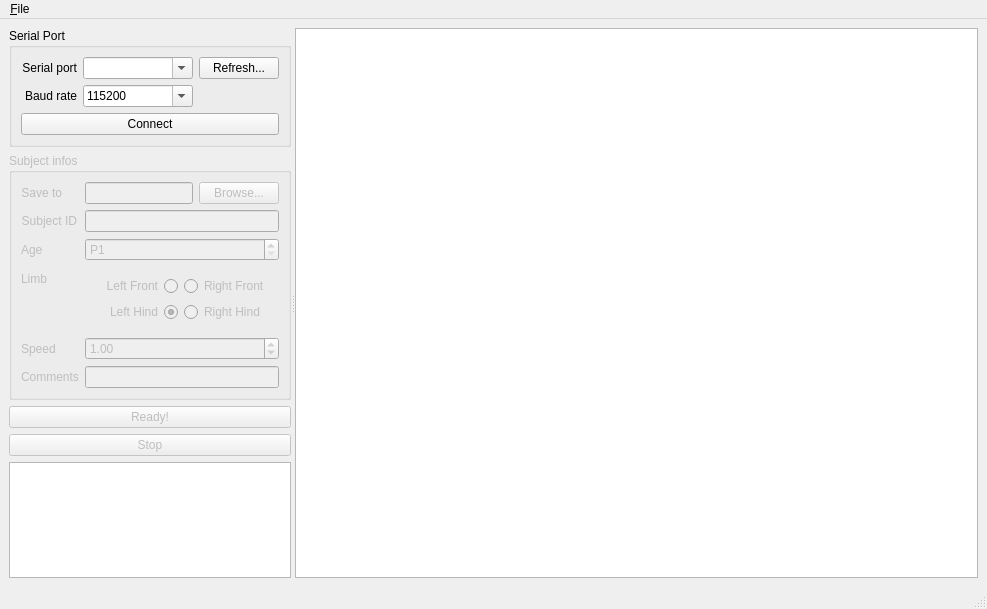
<?xml version="1.0" encoding="UTF-8"?>
<ui version="4.0">
 <class>MainWindow</class>
 <widget class="QMainWindow" name="MainWindow">
  <property name="geometry">
   <rect>
    <x>0</x>
    <y>0</y>
    <width>987</width>
    <height>609</height>
   </rect>
  </property>
  <property name="windowTitle">
   <string>MainWindow</string>
  </property>
  <widget class="QWidget" name="centralwidget">
   <layout class="QHBoxLayout" name="horizontalLayout">
    <item>
     <widget class="QSplitter" name="splitter">
      <property name="sizePolicy">
       <sizepolicy hsizetype="Expanding" vsizetype="Expanding">
        <horstretch>0</horstretch>
        <verstretch>0</verstretch>
       </sizepolicy>
      </property>
      <property name="orientation">
       <enum>Qt::Horizontal</enum>
      </property>
      <property name="childrenCollapsible">
       <bool>false</bool>
      </property>
      <widget class="QWidget" name="layoutWidget">
       <layout class="QVBoxLayout" name="verticalLayout" stretch="0,0,0,0,0">
        <item>
         <widget class="QGroupBox" name="serialGroupBox">
          <property name="title">
           <string>Serial Port</string>
          </property>
          <layout class="QGridLayout" name="gridLayout_2" rowstretch="0,0,0,0" columnstretch="0,1,0">
           <property name="leftMargin">
            <number>9</number>
           </property>
           <item row="0" column="2">
            <widget class="QPushButton" name="refreshSerialButton">
             <property name="text">
              <string>Refresh...</string>
             </property>
            </widget>
           </item>
           <item row="0" column="0">
            <widget class="QLabel" name="label_3">
             <property name="text">
              <string>Serial port</string>
             </property>
             <property name="alignment">
              <set>Qt::AlignRight|Qt::AlignTrailing|Qt::AlignVCenter</set>
             </property>
            </widget>
           </item>
           <item row="2" column="0">
            <widget class="QLabel" name="label_4">
             <property name="text">
              <string>Baud rate</string>
             </property>
             <property name="alignment">
              <set>Qt::AlignRight|Qt::AlignTrailing|Qt::AlignVCenter</set>
             </property>
            </widget>
           </item>
           <item row="0" column="1">
            <widget class="QComboBox" name="serialPortsComboBox">
             <property name="editable">
              <bool>true</bool>
             </property>
            </widget>
           </item>
           <item row="2" column="1">
            <widget class="QComboBox" name="baudRateComboBox">
             <property name="editable">
              <bool>true</bool>
             </property>
             <property name="currentIndex">
              <number>5</number>
             </property>
             <item>
              <property name="text">
               <string>9600</string>
              </property>
             </item>
             <item>
              <property name="text">
               <string>14400</string>
              </property>
             </item>
             <item>
              <property name="text">
               <string>19200</string>
              </property>
             </item>
             <item>
              <property name="text">
               <string>38400</string>
              </property>
             </item>
             <item>
              <property name="text">
               <string>57600</string>
              </property>
             </item>
             <item>
              <property name="text">
               <string>115200</string>
              </property>
             </item>
            </widget>
           </item>
           <item row="3" column="0" colspan="3">
            <widget class="QPushButton" name="serialConnectButton">
             <property name="text">
              <string>Connect</string>
             </property>
             <property name="checkable">
              <bool>true</bool>
             </property>
            </widget>
           </item>
          </layout>
         </widget>
        </item>
        <item>
         <widget class="QGroupBox" name="infoGroupBox">
          <property name="enabled">
           <bool>false</bool>
          </property>
          <property name="title">
           <string>Subject infos</string>
          </property>
          <layout class="QFormLayout" name="formLayout">
           <item row="0" column="0">
            <widget class="QLabel" name="label_2">
             <property name="toolTip">
              <string>Folder in which the data will be saved</string>
             </property>
             <property name="text">
              <string>Save to</string>
             </property>
             <property name="alignment">
              <set>Qt::AlignRight|Qt::AlignTrailing|Qt::AlignVCenter</set>
             </property>
            </widget>
           </item>
           <item row="0" column="1">
            <widget class="QWidget" name="widget" native="true">
             <layout class="QHBoxLayout" name="horizontalLayout_2" stretch="1,0">
              <property name="leftMargin">
               <number>0</number>
              </property>
              <property name="topMargin">
               <number>0</number>
              </property>
              <property name="rightMargin">
               <number>0</number>
              </property>
              <property name="bottomMargin">
               <number>0</number>
              </property>
              <item>
               <widget class="QLineEdit" name="rootPathEdit">
                <property name="enabled">
                 <bool>false</bool>
                </property>
                <property name="toolTip">
                 <string>Folder in which the data will be saved</string>
                </property>
                <property name="readOnly">
                 <bool>true</bool>
                </property>
               </widget>
              </item>
              <item>
               <widget class="QPushButton" name="browseButton">
                <property name="toolTip">
                 <string>Click to choose the folder in which the data will be saved</string>
                </property>
                <property name="text">
                 <string>Browse...</string>
                </property>
               </widget>
              </item>
             </layout>
            </widget>
           </item>
           <item row="1" column="0">
            <widget class="QLabel" name="label">
             <property name="toolTip">
              <string>File will be create in target folder using the name &lt;YYYYMMDD&gt;_&lt;Subject Id&gt;.csv</string>
             </property>
             <property name="text">
              <string>Subject ID</string>
             </property>
             <property name="alignment">
              <set>Qt::AlignRight|Qt::AlignTrailing|Qt::AlignVCenter</set>
             </property>
            </widget>
           </item>
           <item row="1" column="1">
            <widget class="QLineEdit" name="subjectIDEdit">
             <property name="toolTip">
              <string>File will be create in target folder using the name &lt;YYYYMMDD&gt;_&lt;Subject Id&gt;.csv</string>
             </property>
            </widget>
           </item>
           <item row="2" column="0">
            <widget class="QLabel" name="label_5">
             <property name="text">
              <string>Age</string>
             </property>
            </widget>
           </item>
           <item row="2" column="1">
            <widget class="QSpinBox" name="subjectAgeSpinBox">
             <property name="prefix">
              <string>P</string>
             </property>
             <property name="minimum">
              <number>1</number>
             </property>
             <property name="maximum">
              <number>100000</number>
             </property>
             <property name="value">
              <number>1</number>
             </property>
            </widget>
           </item>
           <item row="3" column="0">
            <widget class="QLabel" name="label_6">
             <property name="text">
              <string>Limb</string>
             </property>
            </widget>
           </item>
           <item row="4" column="0">
            <widget class="QLabel" name="label_7">
             <property name="text">
              <string>Speed</string>
             </property>
            </widget>
           </item>
           <item row="4" column="1">
            <widget class="QDoubleSpinBox" name="subjectSpeedSpinBox">
             <property name="enabled">
              <bool>false</bool>
             </property>
             <property name="value">
              <double>1.000000000000000</double>
             </property>
            </widget>
           </item>
           <item row="5" column="0">
            <widget class="QLabel" name="label_8">
             <property name="text">
              <string>Comments</string>
             </property>
            </widget>
           </item>
           <item row="5" column="1">
            <widget class="QLineEdit" name="subjectCommentsEdit"/>
           </item>
           <item row="3" column="1">
            <widget class="QFrame" name="subjectLimbSelectFrame">
             <layout class="QGridLayout" name="gridLayout">
              <item row="0" column="0">
               <widget class="QRadioButton" name="subjectLimbFLRadioButton">
                <property name="whatsThis">
                 <string/>
                </property>
                <property name="layoutDirection">
                 <enum>Qt::RightToLeft</enum>
                </property>
                <property name="text">
                 <string>Left Front</string>
                </property>
                <attribute name="buttonGroup">
                 <string notr="true">limbButtonGroup</string>
                </attribute>
               </widget>
              </item>
              <item row="0" column="1">
               <widget class="QRadioButton" name="subjectLimbFRRadioButton">
                <property name="text">
                 <string>Right Front</string>
                </property>
                <attribute name="buttonGroup">
                 <string notr="true">limbButtonGroup</string>
                </attribute>
               </widget>
              </item>
              <item row="1" column="0">
               <widget class="QRadioButton" name="subjectLimbHLRadioButton">
                <property name="layoutDirection">
                 <enum>Qt::RightToLeft</enum>
                </property>
                <property name="text">
                 <string>Left Hind</string>
                </property>
                <property name="checked">
                 <bool>true</bool>
                </property>
                <attribute name="buttonGroup">
                 <string notr="true">limbButtonGroup</string>
                </attribute>
               </widget>
              </item>
              <item row="1" column="1">
               <widget class="QRadioButton" name="subjectLimbHRRadioButton">
                <property name="text">
                 <string>Right Hind</string>
                </property>
                <attribute name="buttonGroup">
                 <string notr="true">limbButtonGroup</string>
                </attribute>
               </widget>
              </item>
             </layout>
            </widget>
           </item>
          </layout>
         </widget>
        </item>
        <item>
         <widget class="QPushButton" name="startButton">
          <property name="enabled">
           <bool>false</bool>
          </property>
          <property name="text">
           <string>Ready!</string>
          </property>
         </widget>
        </item>
        <item>
         <widget class="QPushButton" name="stopButton">
          <property name="enabled">
           <bool>false</bool>
          </property>
          <property name="text">
           <string>Stop</string>
          </property>
         </widget>
        </item>
        <item>
         <widget class="QPlainTextEdit" name="serialOutputWidget">
          <property name="enabled">
           <bool>true</bool>
          </property>
          <property name="sizePolicy">
           <sizepolicy hsizetype="Expanding" vsizetype="Expanding">
            <horstretch>0</horstretch>
            <verstretch>0</verstretch>
           </sizepolicy>
          </property>
          <property name="readOnly">
           <bool>true</bool>
          </property>
         </widget>
        </item>
       </layout>
      </widget>
      <widget class="PlotWidget" name="plotView">
       <property name="sizePolicy">
        <sizepolicy hsizetype="Expanding" vsizetype="Expanding">
         <horstretch>1</horstretch>
         <verstretch>0</verstretch>
        </sizepolicy>
       </property>
      </widget>
     </widget>
    </item>
   </layout>
  </widget>
  <widget class="QStatusBar" name="statusbar"/>
  <widget class="QMenuBar" name="menuBar">
   <property name="geometry">
    <rect>
     <x>0</x>
     <y>0</y>
     <width>987</width>
     <height>22</height>
    </rect>
   </property>
   <widget class="QMenu" name="menu_File">
    <property name="title">
     <string>&amp;File</string>
    </property>
    <addaction name="action_Open"/>
    <addaction name="separator"/>
    <addaction name="action_Quit"/>
   </widget>
   <addaction name="menu_File"/>
  </widget>
  <action name="action_Open">
   <property name="text">
    <string>&amp;Open...</string>
   </property>
  </action>
  <action name="action_Quit">
   <property name="text">
    <string>&amp;Quit</string>
   </property>
  </action>
 </widget>
 <customwidgets>
  <customwidget>
   <class>PlotWidget</class>
   <extends>QGraphicsView</extends>
   <header>pyqtgraph</header>
  </customwidget>
 </customwidgets>
 <tabstops>
  <tabstop>subjectIDEdit</tabstop>
  <tabstop>startButton</tabstop>
  <tabstop>serialOutputWidget</tabstop>
  <tabstop>plotView</tabstop>
 </tabstops>
 <resources/>
 <connections/>
 <buttongroups>
  <buttongroup name="limbButtonGroup"/>
 </buttongroups>
</ui>
